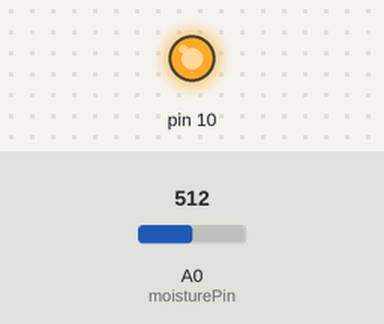
Bench run of a sketch on a simulated Arduino Uno, built with avr-gcc and run on an emulated ATmega328P. Shown: output pins drawn as LEDs (lit = HIGH). Inputs (shaded band) come from the test bench; at power-on: A0 (moisturePin) = 512. What the sketch prints to the serial monitor is not drawn.

Above: at 4.7 s.
4.8 s: A0 (moisturePin) set to 306
At 9.8 s:
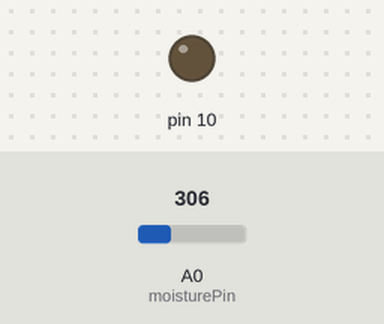
10.2 s: A0 (moisturePin) set to 406
15.6 s: A0 (moisturePin) set to 433
At 16.9 s:
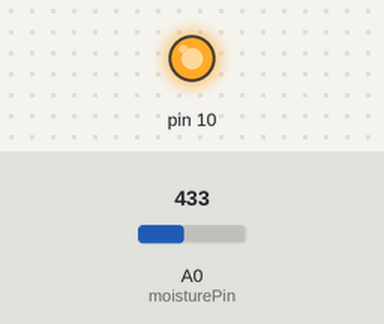
25.6 s: A0 (moisturePin) set to 122
At 30.3 s:
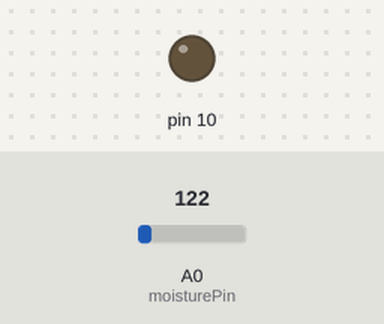
31.0 s: A0 (moisturePin) set to 511
At 32.5 s:
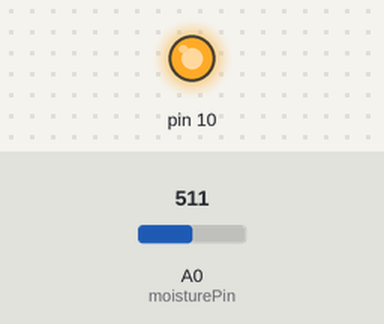
Timing chart, 0 to 42.0 s (numbered marks = the images above; inputs shaded):
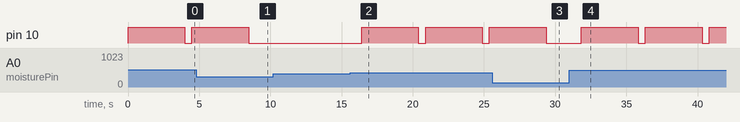

Measured:
- the behaviour switches between 419 and 420 on A0 (moisturePin) (found by bisection; images 1 and 2)
- after the input at 4.8 s, pin 10: goes on until 8.5 s, then stays LOW
- after the input at 10.2 s, every drawn part: stays the same
- after the input at 15.6 s, pin 10: alternates HIGH for 4.0 s and LOW for 0.50 s, starting after 0.81 s
- after the input at 25.6 s, pin 10: goes on until 29.4 s, then stays LOW
- after the input at 31.0 s, pin 10: alternates HIGH for 4.0 s and LOW for 0.50 s, starting after 0.85 s

The sketch:

test_led_2.ino
```cpp
#include <Arduino_FreeRTOS.h>
#include <Arduino.h>
#include "semphr.h"

int moisturePin = A0; // khai bao chan A0 cua cam bien do am
float moisture = 0.0;
float currentMoisture = 0.0;
unsigned long pumpStartTime = 0;

// Khai báo Task Handlers
TaskHandle_t measureMoistureTaskHandler;
TaskHandle_t controlPumpTaskHandler;

SemaphoreHandle_t moistureSemaphore;

// Prototype của các Task
void measureMoistureTask(void *pvParameters);
void controlPumpTask(void *pvParameters);

void setup() {

  pinMode(10, OUTPUT);
  pinMode(A0, INPUT);

  xTaskCreate(measureMoistureTask, "MeasureMoistureTask", 128, NULL, 1, &measureMoistureTaskHandler);
  xTaskCreate(controlPumpTask, "ControlPumpTask", 128, NULL, 2, &controlPumpTaskHandler);

  moistureSemaphore = xSemaphoreCreateBinary();
  xSemaphoreGive(moistureSemaphore);

  Serial.begin(9600);
}
void loop() {

}
void measureMoistureTask(void *pvParameter) {
  while (1) {
    int sensorValue = analogRead(moisturePin);// đọc giá trị analog của cảm biến
    moisture = map(sensorValue, 0, 1023, 0, 100); // chuyển giá trị analog sang %
    moisture = 100 - moisture;
    Serial.print("moisture: ");// in giá trị moisture
    Serial.print(moisture);
    Serial.print("% ");

    xSemaphoreTake(moistureSemaphore, portMAX_DELAY);
    currentMoisture = moisture;
    xSemaphoreGive(moistureSemaphore);

    vTaskDelay(pdMS_TO_TICKS(1000));
  }
}

void controlPumpTask(void *pvParameters) {
  (void)pvParameters;
  while (1) {
    xSemaphoreTake(moistureSemaphore, portMAX_DELAY);
    currentMoisture = moisture;
    xSemaphoreGive(moistureSemaphore);

    Serial.print("currentMoisture = ");
    Serial.println(currentMoisture);

    if (currentMoisture < 60) {
      if (currentMoisture == 0) {
        digitalWrite(10, LOW);
      } else {
        vTaskSuspend(measureMoistureTaskHandler);
        digitalWrite(10, HIGH);// bật máy bơm
        pumpStartTime = millis();

        vTaskDelay(4000 / portTICK_PERIOD_MS); // bơm trong 4s

        digitalWrite(10, LOW);//tắt

        vTaskResume(measureMoistureTaskHandler);
      }
    }

    vTaskDelay(500 / portTICK_PERIOD_MS);
  }
}
```
